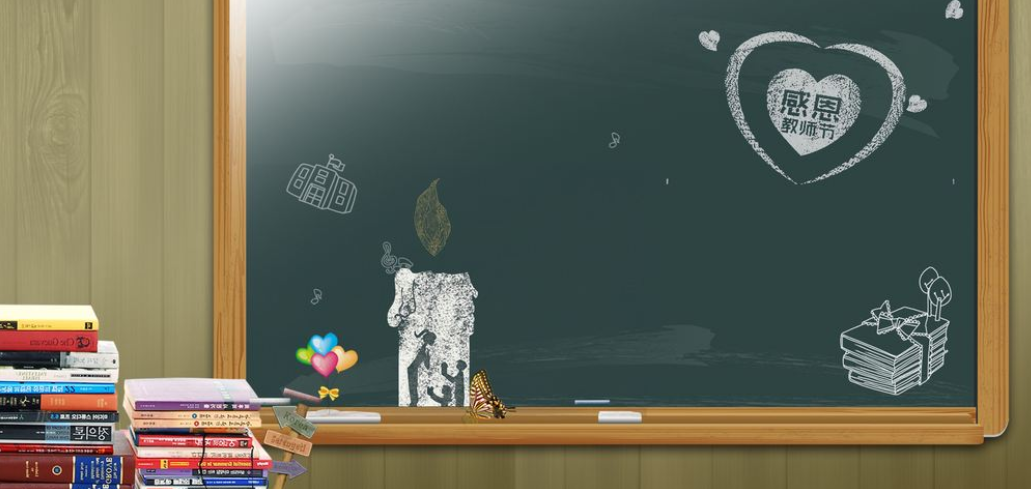
#> input picture yeke/py-teacher/test.png, 1031 x 489 px
$ python py_card.py
#> lines starting #> are read from the running program, lines starting #| are printed output that depends on the picture
import cv2
import numpy as np
from PIL import Image
from wordcloud import WordCloud

img = cv2.imread('test.png')
#> img is the input picture: shape (489, 1031, 3); mean B, G, R 88.7, 104.5, 102.3
mask = np.zeros(img.shape[:2], np.uint8)
size = (1, 65)
bgd = np.zeros(size, np.float64)
fgd = np.zeros(size, np.float64)
rect = (1, 1, img.shape[1], img.shape[0])
#> rect = (1, 1, 1031, 489)
cv2.grabCut(img, mask, rect, bgd, fgd, 10, cv2.GC_INIT_WITH_RECT)
mask2 = np.where((mask == 2) | (mask == 0), 1, 255)
img = img.astype(np.int32)
img *= mask2[:, :, np.newaxis]
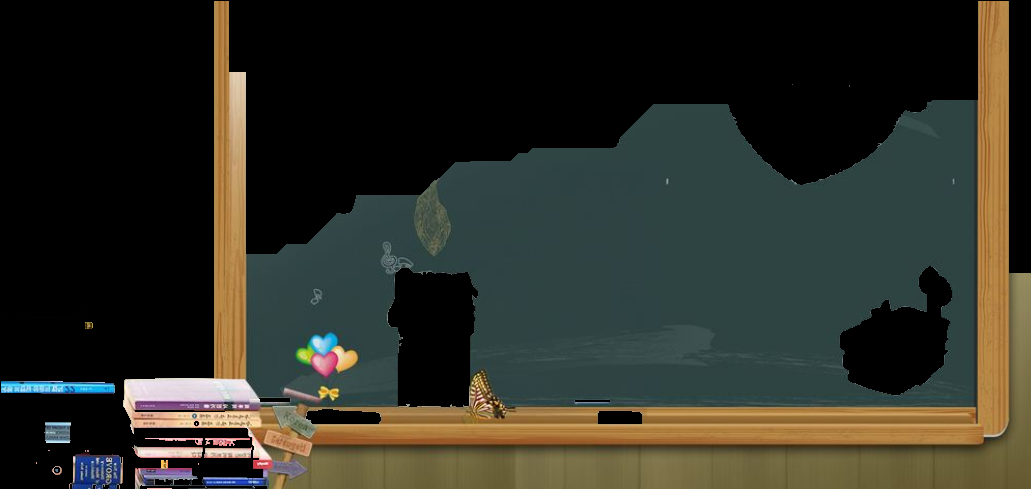
#> img: shape (489, 1031, 3) int32; mean B, G, R 9684.3, 11921.1, 11689.5; drawn with min black and max white
img[img>255] = 255
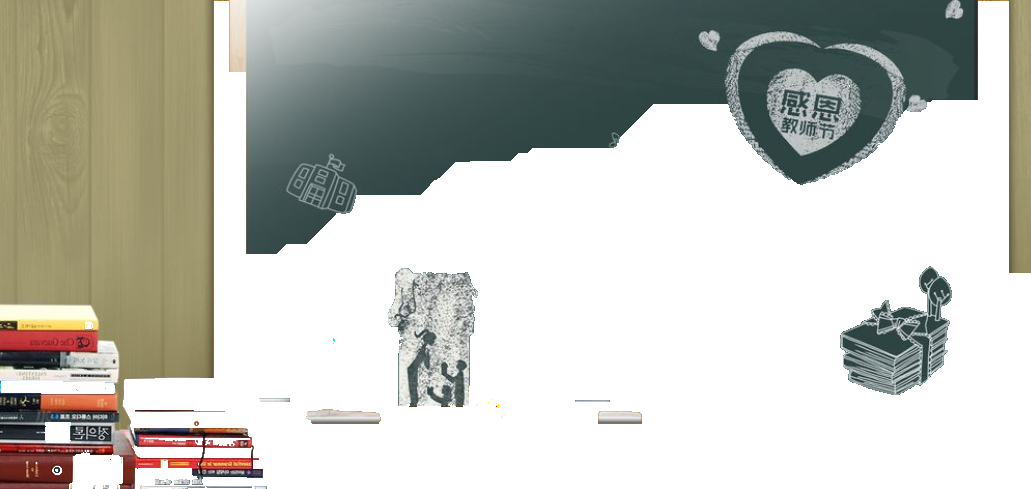
#> img: shape (489, 1031, 3) int32; mean B, G, R 184, 191.1, 189.8
img =img.astype(np.uint8)
img = cv2.cvtColor(img, cv2.COLOR_BGR2RGB)
img = Image.fromarray(img, 'RGB')
img.save('test1.jpg')
#> (the run stopped early here; a loop or call above may not have finished)
